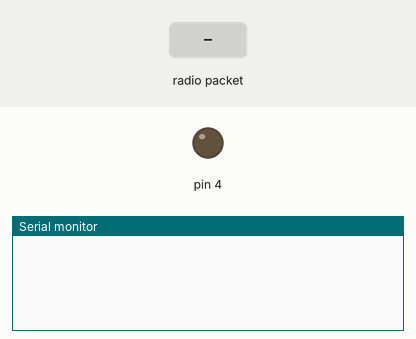
Bench run of a sketch on a simulated Arduino Uno, built with avr-gcc and run on an emulated ATmega328P. Shown: output pins drawn as LEDs (lit = HIGH), the last lines printed to the serial monitor. The inputs (shaded band) are chosen by the test bench. No radio packets arrive unless stated.

Above: at 1.2 s.
1.3 s: radio packet "1" arrives
At 1.8 s:
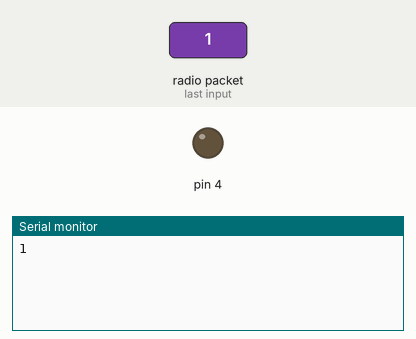
2.8 s: radio packet "2" arrives
At 4.1 s:
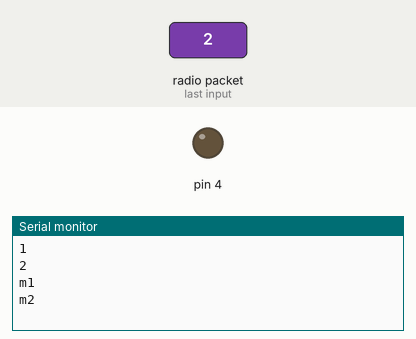

Measured:
- after the input at 1.3 s, the serial monitor: prints a new line at once (image 1)
- after the input at 2.8 s, the serial monitor: prints a new line at once (image 2)

The sketch:

ReceiverArdWithAtmega.ino
```cpp
/*
* Arduino Wireless Communication Tutorial
*       Example 1 - Receiver Code
*
* by Dejan Nedelkovski, www.HowToMechatronics.com
*
* Library: TMRh20/RF24, https://github.com/tmrh20/RF24/
*/
#include <SPI.h>
#include "nRF24L01.h"
#include "RF24.h"
#include <stdio.h>
#include <stdlib.h>
#include <string.h>


RF24 radio(7, 8); // CE, CSN
const byte address[6] = "00100";

  int received1 = 0;
  int received2 = 0;
  char t1[32] = "";
  char t2[32] = "";

void setup() {
  Serial.begin(9600);

       //pinMode(0,INPUT);//RXD pin is set for INPUT
       pinMode(1,OUTPUT);
       pinMode(4,OUTPUT);
       pinMode(7,OUTPUT);//PIN1,PIN7 are set for output


  radio.begin();
  radio.openReadingPipe(0, address);
  radio.setPALevel(RF24_PA_MIN);
  radio.startListening();


}

void loop() {

  if (radio.available()) {

    char text[32] = "2t65g123";
    radio.read(&text, sizeof(text));

    if(text[0]=='1'){
      received1 = 1;
      strcpy(t1, text);
    }
    else if(text[0]=='2'){
      received2 = 1;
      strcpy(t2, text);
    }

  Serial.println(text);

   if(received1 && received2){

      Serial.write('m');
      delay(20);

      int txtLen = strlen(t1);
      for(int i=0; i<txtLen; i++){
        Serial.write(t1[i]);
        delay(20);
      }
      Serial.write('\n');
      delay(450);


      Serial.write('m');
      delay(20);

      txtLen = strlen(t2);
      for(int i=0; i<txtLen; i++){
        Serial.write(t2[i]);
        delay(20);
      }
      Serial.write('\n');
      delay(450);


      received1 = 0;
      received2 = 0;
    }


    //int moduleNo;
    //int temp;
    //int mq;
    //sscanf(text, "%dt%dg%d", &moduleNo, &temp, &mq);

//    Serial.println(moduleNo);
//    Serial.println(temp);
//    Serial.println(mq);
//    delay(2000);


  }
}
```
